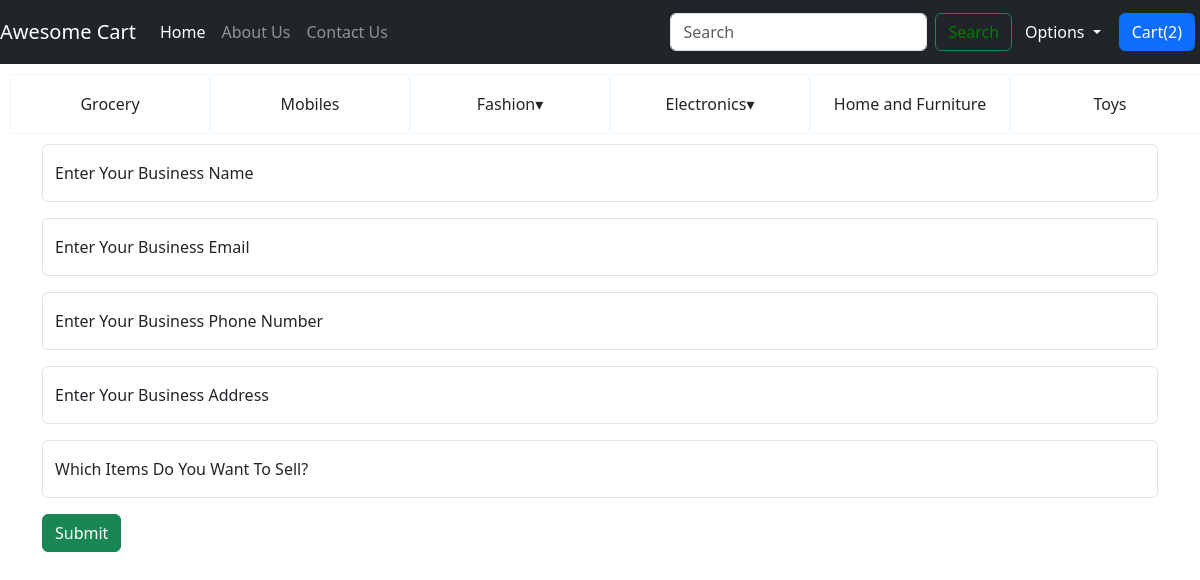
The page /shop/become_a_seller/ (signed in) on the database its author committed.
### shop/models.py (models this page shows, shortened)
class UserRegistration(models.Model):
    user_id = models.AutoField(primary_key=True)
    user_name = models.CharField(max_length=16)
    password = models.CharField(max_length=16)
    email = models.CharField(max_length=16)
    phone_no = models.CharField(max_length=15)
    user_address = models.CharField(max_length=80)
    joined_date = models.DateField(auto_now_add=True)
    is_seller = models.BooleanField(default=False)
    is_prime = models.BooleanField(default=False)
    is_active = models.BooleanField(default=True)

class Category(models.Model):
    def product_directory_path(instance, filename):
        return f'shop/images/{instance.category_name}/{filename}'
    category_id = models.AutoField(primary_key=True)
    category_name = models.CharField(max_length=30)
    category_image = models.ImageField(upload_to=product_directory_path, null=True)
    created_by = models.ForeignKey(settings.AUTH_USER_MODEL, on_delete=models.CASCADE, related_name='category_created_by', editable=False, null=True, blank=True)
    created = models.DateTimeField(auto_now_add=True)
    modified = models.DateTimeField(auto_now=True)
    modified_by = models.ForeignKey(settings.AUTH_USER_MODEL, on_delete=models.CASCADE, related_name='category_modified_by', editable=False, null=True, blank=True)
    level = models.PositiveIntegerField(default=0, editable=False)
    parent_category = models.ForeignKey("self", on_delete=models.CASCADE, null=True)

### shop/views.py (the view, shortened to what this page needs)
# urls.py: path('become_a_seller/', views.become_a_seller, name='become_a_seller'),
def become_a_seller(request):
    if 'email' in request.session:
        return render(request, 'shop/becomeASeller.html')
    return redirect('/')

### shop/context_processors.py (called while the page is built)
def session_data(request):
    email = request.session.get('email')
    user_registration = None
    if email:
        user_registration = UserRegistration.objects.filter(email=email).first()
    return {
        'email': email,
        'user_registration': user_registration,
    }

def categories_processor(request):
    root_categories = Category.objects.filter(parent_category__isnull=True)
    level1_category_items = Category.objects.filter(level=1)
    level2_category_items = Category.objects.filter(level=2)
    level1_category = {}
    level2_category = {}
    for category in root_categories:
        level1_category[category] = Category.objects.filter(parent_category=category)
    for category in level1_category_items:
        level2_category[category] = Category.objects.filter(parent_category=category)
    return {
        'root_categories': root_categories,
        'level1_category': level1_category,
        'level2_category': level2_category
    }

### shop/templatetags/custom_filters.py (called while the page is built)
@register.filter(name='get_item')
def get_item(dictionary, key):
    return dictionary.get(key)

@register.filter
def get_cart_item_count(user_registration):
    if user_registration:
        return CartItem.objects.filter(cart_id__is_paid=False, cart_id__user_id=user_registration).count()
    return 0

### shop/templates/shop/becomeASeller.html (shortened to what this page needs)
{% extends "shop/basic.html" %}
{% block body %}
{% load static %}
    <form method="post">
        <div class="container">
        <div class="form-floating mb-3">
            <input type="text" class="form-control" id="business_name" name="business_name" placeholder="" required>
            <label for="business_name">Enter Your Business Name</label>
        </div>
        <div class="form-floating mb-3">
            <input type="email" class="form-control {% if business_email_error %}is_invalid{% else %}{% endif %}" id="business_email" name="business_email" placeholder="" required>
            <label for="business_email">Enter Your Business Email</label>
        </div>
        <div class="form-floating mb-3">
            <input type="text" class="form-control {% if business_phone_no_error %}is_invalid{% else %}{% endif %}" id="business_phone_no" name="business_phone_no" placeholder="" required>
            <label for="business_phone_no">Enter Your Business Phone Number</label>
        </div>
        <div class="form-floating mb-3">
            <input type="text" class="form-control {% if business_address_error %}is_invalid{% else %}{% endif %}" id="business_address" name="business_address" placeholder="" required>
            <label for="business_address">Enter Your Business Address</label>
        </div>
        <div class="form-floating mb-3">
            <input type="text" class="form-control" id="items_to_sell" name="items_to_sell" placeholder="" required>
            <label for="items_to_sell">Which Items Do You Want To Sell?</label>
        </div>
        <button type="submit" id="subBtn" class="btn btn-success">Submit</button>
    </div>
    </form>
{% endblock %}

### shop/templates/shop/basic.html (shortened to what this page needs)
<!DOCTYPE html>
<html lang="en">
{% load static %}
<head>
    <link rel="stylesheet" href="https://stackpath.bootstrapcdn.com/bootstrap/4.2.1/css/bootstrap.min.css"
>
    <link href="https://cdn.jsdelivr.net/npm/bootstrap@5.3.3/dist/css/bootstrap.min.css" rel="stylesheet">
    <link rel="stylesheet" href="{% static 'css/basic.css' %}">
</head>
{% load custom_filters %}
<body>
    <nav class="navbar navbar-expand-lg navbar-dark bg-dark">
        <a class="navbar-brand" href="/shop/index">Awesome Cart</a>
        <div class="collapse navbar-collapse" id="navbarSupportedContent">
            <ul class="navbar-nav mr-auto">
                <li class="nav-item active">
                    <a class="nav-link" href="/shop/index">Home <span class="sr-only">(current)</span></a>
                </li>
                <li class="nav-item">
                    <a class="nav-link" href="/shop/about">About Us</a>
                </li>
                <li class="nav-item">
                    <a class="nav-link" href="/shop/contact">Contact Us</a>
                </li>
            </ul>
            <form method="get" class="form-inline my-2 my-lg-0">
                <input class="form-control mr-sm-2" type="search" placeholder="Search" aria-label="Search" name="search" id="search">
                <button id="searchBtn" class="btn btn-outline-success my-2 my-sm-0" type="submit"><a id="searchAnchorTag">Search</a></button>
            </form>
            <ul class="navbar-nav">
                <li class="nav-item dropdown">
                <button class="btn btn-dark dropdown-toggle" data-bs-toggle="dropdown" aria-expanded="false">
                    Options
                </button>
                </li>
            </ul>
            <a href="/shop/cart" class="btn btn-primary" style="margin: 5px;">Cart(<span id="cart">{{user_registration|get_cart_item_count }}</span>)</a>
        </div>
    </nav>
    <div class="row">
        <ul class="mainUl">
            {% for root_category in root_categories %}
            <li class="col col-basic">
                {% if level1_category|get_item:root_category %}
                <div class="dropdown">
                    <a class="dropbtn">{{ root_category.category_name }}&#x25BE;</a>
                </div>
                {% else %}
                {{ root_category.category_name }}
                {% endif %}
            </li>
            {% endfor %}
        </ul>
    </div>
    {% block body %} {% endblock %}
</body>
</html>

### shop/static/css/basic.css (style rules this page uses)
* { margin: 0; padding: 0; box-sizing: border-box; }
.mainUl { display: flex; flex-direction: row; flex-wrap: wrap; margin: 10px; list-style-type: none; }
.col-basic { display: flex; flex-direction: row; flex-wrap: wrap; border: 1px solid aliceblue; justify-content: center; align-items: center; min-height: 60px; }
.dropdown { position: relative; display: block; }
.dropbtn { font-size: 16px; border: none; cursor: pointer; }
#searchAnchorTag { text-decoration: none; color: green; }

### rows shown on the page
UserRegistration: user_id "2"
Category: category_name "Grocery"
Category: category_name "Mobiles"
Category: category_name "Fashion"
Category: category_name "Electronics"
Category: category_name "Home and Furniture"
Category: category_name "Toys"
